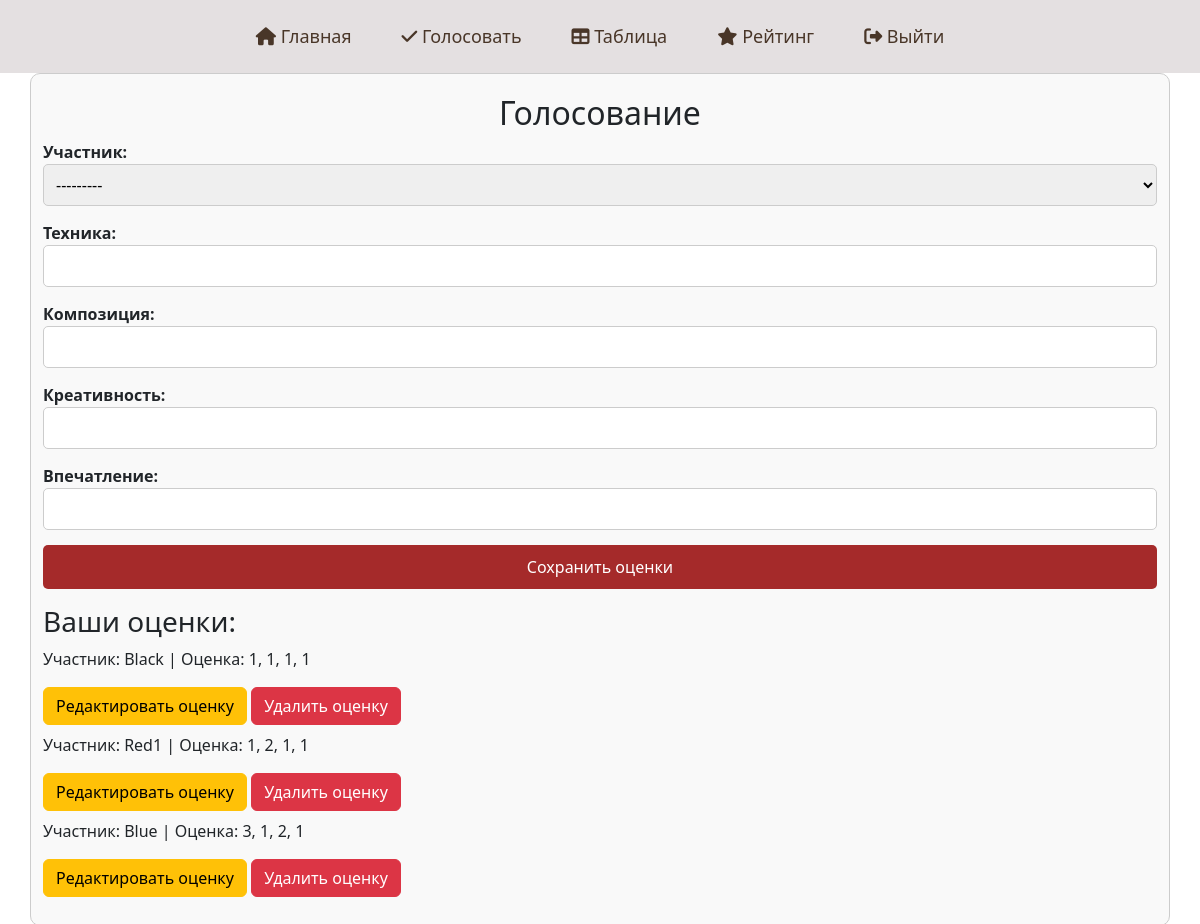
/vote/ (signed in), run on an earlier commit of the app's database.
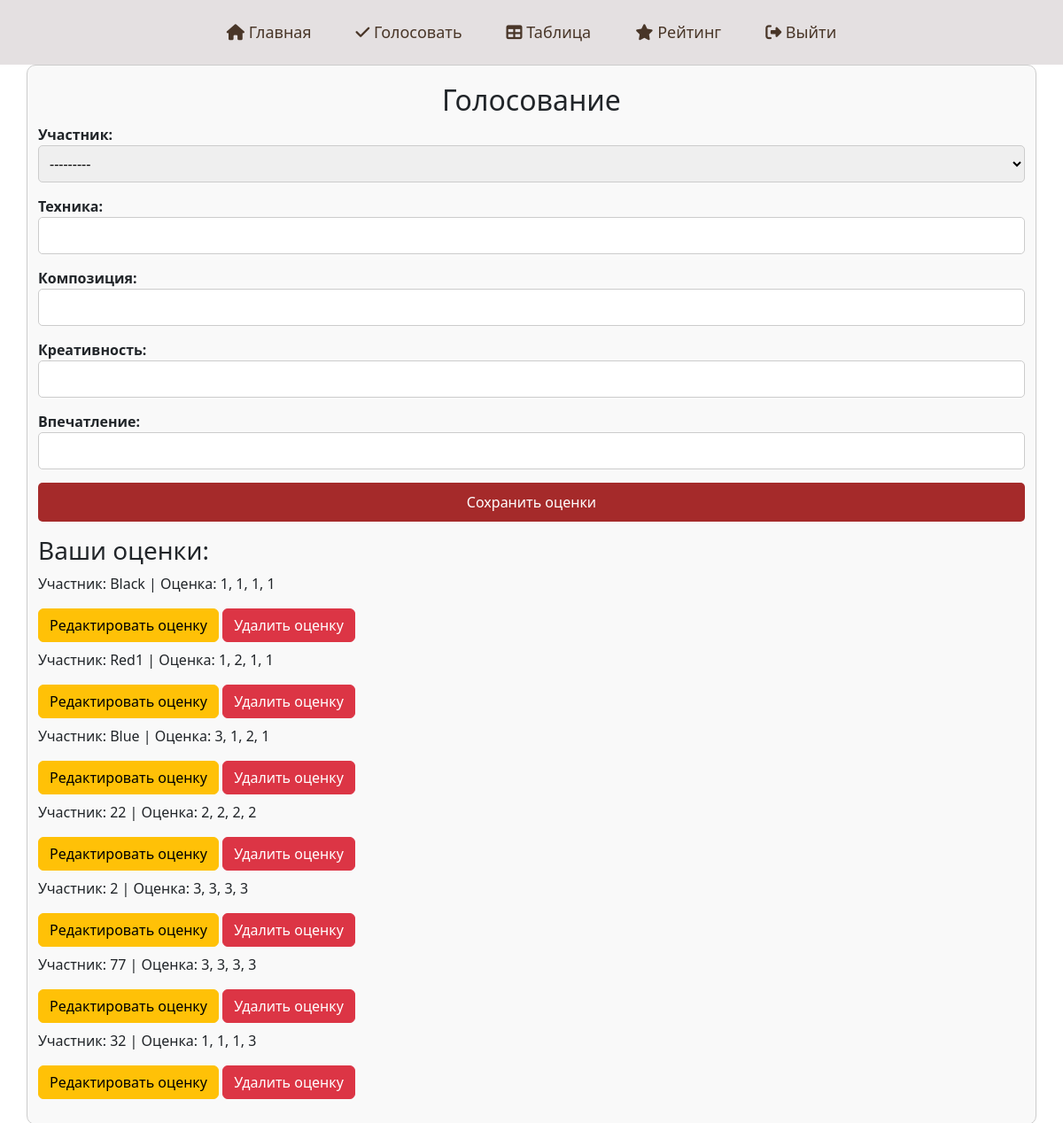
And on a later commit of the database.
### vote/models.py (models this page shows, shortened)
class Score(models.Model):
    jury = models.ForeignKey(User, on_delete=models.CASCADE)  # Жюри
    participant = models.ForeignKey(Participant, on_delete=models.CASCADE)  # Участник
    technique = models.IntegerField()
    composition = models.IntegerField()
    creativity = models.IntegerField()
    impression = models.IntegerField()

### main/models.py (models this page shows)
class Participant(models.Model):
    number = models.PositiveIntegerField('Номер',unique=True)  # Уникальный номер участника
    name = models.CharField('Название', max_length=200)  # Имя участника
    def __str__(self):
        return f"{self.number} - {self.name}"
    class Meta:
        verbose_name = 'Участник'
        verbose_name_plural = 'Участники'

### vote/views.py (the view)
# urls.py: path('', views.vote_page, name ='vote_page'),
@login_required
def vote_page(request):
    success_message = None
    error_message = None
    scores = Score.objects.filter(jury=request.user)
    if request.method == 'POST':
        form = ScoreForm(request.POST)
        if form.is_valid():
            participant = form.cleaned_data['participant']
            existing_score = Score.objects.filter(jury=request.user, participant=participant).first()
            if existing_score:
                error_message = "Вы уже оценили данного участника!"
            else:
                score = form.save(commit=False)
                score.jury = request.user  # Текущий пользователь - жюри
                score.save()
                success_message = "Оценки успешно сохранены!"
                form = ScoreForm()  # Очищаем форму после успешного сохранения
    else:
        form = ScoreForm()
    participants = Participant.objects.all()  # Получаем всех участников для выбора
    return render(request, 'vote/vote.html', {
        'form': form,
        'participants': participants,
        'success_message': success_message,
        'error_message': error_message,
        'scores': scores,  # Передаем все оценки текущего пользователя
    })

### vote/forms.py
class ScoreForm(forms.ModelForm):
    participant = forms.ModelChoiceField(queryset=Participant.objects.all(), label="Участник")
    class Meta:
        model = Score
        fields = ['participant', 'technique', 'composition', 'creativity', 'impression']
        labels = {
            'technique': 'Техника',
            'composition': 'Композиция',
            'creativity': 'Креативность',
            'impression': 'Впечатление',
        }
        widgets = {
            'technique': forms.NumberInput(attrs={'min': 0, 'max': 10}),
            'composition': forms.NumberInput(attrs={'min': 0, 'max': 10}),
            'creativity': forms.NumberInput(attrs={'min': 0, 'max': 10}),
            'impression': forms.NumberInput(attrs={'min': 0, 'max': 10}),
        }

### vote/templates/vote/vote.html (shortened to what this page needs)
{% load static %}
<!DOCTYPE html>
<html lang="ru">
<head>
    <link rel="stylesheet" href="{% static 'vote/css/vote.css' %}">
    <link rel="stylesheet" href="https://cdn.jsdelivr.net/npm/bootstrap@5.3.3/dist/css/bootstrap.min.css">
    <link rel="stylesheet" href="https://use.fontawesome.com/releases/v6.6.0/css/all.css">
</head>
<body>
<header>
    <nav class="navbar">
        <ul class="navbar-menu">
            <li><a href="{% url 'main' %}"><i class="fa-solid fa-house"></i> Главная</a></li>
            <li><a href="{% url 'vote_page' %}"><i class="fa-solid fa-check"></i> Голосовать</a></li>
            <li><a href="{% url 'participant_scores' %}"><i class="fa-solid fa-table"></i> Таблица</a></li>
            <li><a href="#"><i class="fa-solid fa-star"></i> Рейтинг</a></li>
            <li><a href="{% url 'signup' %}"><i class="fa-solid fa-right-from-bracket"></i> Выйти</a></li>
        </ul>
    </nav>
</header>
<div class="container">
    <h2>Голосование</h2>
    <form method="post">
        <div class="form-group">
            <label for="{{ form.participant.id_for_label }}">Участник:</label>
            {{ form.participant }}
        </div>
        <div class="form-group">
            <label for="{{ form.technique.id_for_label }}">Техника:</label>
            {{ form.technique }}
        </div>
        <div class="form-group">
            <label for="{{ form.composition.id_for_label }}">Композиция:</label>
            {{ form.composition }}
        </div>
        <div class="form-group">
            <label for="{{ form.creativity.id_for_label }}">Креативность:</label>
            {{ form.creativity }}
        </div>
        <div class="form-group">
            <label for="{{ form.impression.id_for_label }}">Впечатление:</label>
            {{ form.impression }}
        </div>
        <button type="submit" class="btn">Сохранить оценки</button>
    </form>
    <div class="mt-3">
        <h3>Ваши оценки:</h3>
        {% if scores %}
            {% for score in scores %}
                <div class="mb-2">
                    <p>Участник: {{ score.participant.name }} | Оценка: {{ score.technique }}, {{ score.composition }}, {{ score.creativity }}, {{ score.impression }}</p>
                    <a href="{% url 'edit_score' score.id %}" class="btn btn-warning">Редактировать оценку</a>
                    <a href="{% url 'delete_score' score.id %}" class="btn btn-danger" onclick="return confirm('Вы уверены, что хотите удалить эту оценку?');">Удалить оценку</a>
                </div>
            {% endfor %}
        {% else %}
            <p>Оценок нет.</p>
        {% endif %}
    </div>
</div>
</body>
</html>

What changed in the data, as far as the page shows it:
added Score: participant.name "22", technique "2", composition "2", creativity "2", impression "2"
added Score: participant.name "2", technique "3", composition "3", creativity "3", impression "3"
added Score: participant.name "77", technique "3", composition "3", creativity "3", impression "3"
added Score: participant.name "32", technique "1", composition "1", creativity "1", impression "3"
